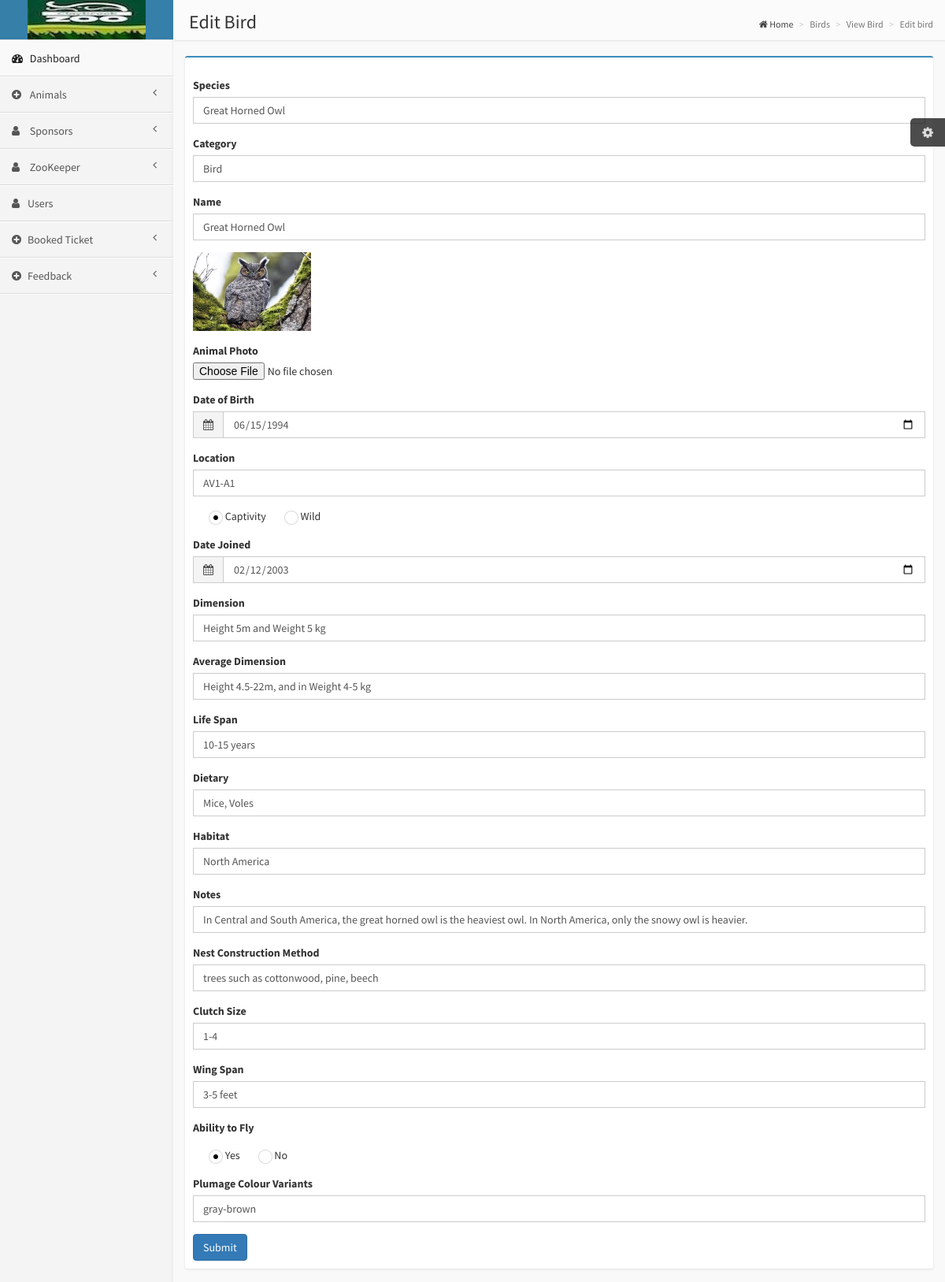
Page /admin/edit_bird.php?id=7 on the committed database.
### tables this page shows
CREATE TABLE `bird` (
  `id` int(11) NOT NULL,
  `species` varchar(255) NOT NULL,
  `category` varchar(255) NOT NULL,
  `name` varchar(255) NOT NULL,
  `photo` varchar(255) NOT NULL,
  `date_of_birth` date NOT NULL,
  `location` varchar(255) NOT NULL,
  `captivity_wild` varchar(255) NOT NULL,
  `date_joined` date NOT NULL,
  `dimension` varchar(255) NOT NULL,
  `average_dimension` varchar(255) NOT NULL,
  `life` varchar(255) NOT NULL,
  `dietary` varchar(255) NOT NULL,
  `habitat` varchar(255) NOT NULL,
  `note` varchar(255) NOT NULL,
  `bird_net_construction` varchar(255) NOT NULL,
  `bird_clutch` varchar(255) NOT NULL,
  `bird_wing_span` varchar(255) NOT NULL,
  `bird_ability_fly` varchar(255) NOT NULL,
  `bird_plumage` varchar(255) NOT NULL
);

### admin/edit_bird.php (the view, shortened to what this page needs)
<?php
include 'admin_header.php';
include 'admin_sidebar.php';
if (isset($_GET['id'])) {
    $edit_bird = $connection->prepare("SELECT * FROM bird WHERE id = :id");
    $edit_bird->execute($_GET);
    $birds = $edit_bird->fetch();
}
?>
            <aside class="right-side">
                <section class="content-header">
                    <h1>
                        Edit Bird
                    </h1>
                    <ol class="breadcrumb">
                        <li><a href="#"><i class="fa fa-home"></i> Home</a></li>
                        <li class="active">Birds</li>
                        <li class="active">View Bird</li>
                        <li class="active">Edit bird</li>
                    </ol>
                </section>
                <section class="content">
                    <div class="row">
                        <div class="col-xs-12">
                            <div class="box box-primary">
                                <form role="form" method="POST" enctype="multipart/form-data">
                                    <div class="box-body">
                                        <div class="form-group">
                                            <label>Species</label>
                                            <input type="text" name="new_species" class="form-control" value="<?php echo $birds['species']?>" required>
                                        </div>
                                        <div class="form-group">
                                            <label>Category</label>
                                            <input type="text" name="new_category" class="form-control" value="<?php echo $birds['category']?>" required>
                                        </div>
                                        <div class="form-group">
                                            <label>Name</label>
                                            <input type="text" name="new_name" class="form-control" value="<?php echo $birds['name']?>" required>
                                        </div>
                                        <div class="form-group">
                                        <?php
                                        if (file_exists('../img/')) {
                                        echo '<img style="width: 150px; height:100px;" src="../img/'.$birds['photo'].'">';
                                        }
                                        ?>
                                        </div>
                                        <div class="form-group">
                                            <label for="exampleInputFile">Animal Photo</label>
                                            <input type="file" name="new_photo"required>
                                        </div>
                                        <div class="form-group">
                                        <label>Date of Birth</label>
                                        <div class="input-group">
                                            <div class="input-group-addon">
                                                <i class="fa fa-calendar"></i>
                                            </div>
                                            <input type="Date" name="new_date_of_birth" class="form-control" value="<?php echo $birds['date_of_birth']?>"required>
                                        </div>
                                     </div>
                                        <div class="form-group">
                                            <label>Location</label>
                                            <input type="text" name="new_location" class="form-control" value="<?php echo $birds['location']?>"required>
                                        </div>
                                        <div class="form-group">
                                            <div  class="radio">
                                                <label>
                                                    Captivity
                                                </label>
                                                <label>
                                                    Wild
                                                </label>
                                            </div>
                                        </div>
                                        <div class="form-group">
                                        <label>Date Joined</label>
                                        <div class="input-group">
                                            <div class="input-group-addon">
                                                <i class="fa fa-calendar"></i>
                                            </div>
                                            <input type="Date" name="new_date_joined" class="form-control" value="<?php echo $birds['date_joined']?>"required>
                                        </div>
                                     </div>
                                         <div class="form-group">
                                            <label>Dimension</label>
                                            <input type="text" name="new_dimension" class="form-control" value="<?php echo $birds['dimension']?>"required>
                                        </div>
                                         <div class="form-group">
                                            <label>Average Dimension</label>
                                            <input type="text" name="new_avergae_dimension" class="form-control" id="email" value="<?php echo $birds['average_dimension']?>"required>
                                        </div>
                                         <div class="form-group">
                                            <label>Life Span</label>
                                            <input type="text" name="new_life" class="form-control" value="<?php echo $birds['life']?>"required>
                                        </div>
                                         <div class="form-group">
                                            <label>Dietary</label>
                                            <input type="text" name="new_dietary" class="form-control" value="<?php echo $birds['dietary']?>"required>
                                        </div>
                                         <div class="form-group">
                                            <label>Habitat</label>
                                            <input type="text" name="new_habitat" class="form-control" value="<?php echo $birds['habitat']?>"required>
                                        </div>
                                         <div class="form-group">
                                            <label>Notes</label>
                                            <input type="text" name="new_note" class="form-control" value="<?php echo $birds['note']?>"required>
                                        </div>
                                        <div class="form-group">
                                            <label>Nest Construction Method</label>
                                            <input type="text" name="new_new_construction" class="form-control" value="<?php echo $birds['bird_net_construction']?>"required>
                                        </div>
                                          <div class="form-group">
                                            <label>Clutch Size</label>
                                            <input type="text" name="new_bird_clutch" class="form-control" value="<?php echo $birds['bird_clutch']?>"required>
                                        </div>
                                          <div class="form-group">
                                            <label>Wing Span</label>
                                            <input type="text" name="new_wing_span" class="form-control" value="<?php echo $birds['bird_wing_span']?>"required>
                                        </div>
                                        <div class="form-group">
                                            <label>Ability to Fly</label>
                                            <div  class="radio">
                                                <label>
                                                    Yes
                                                </label>
                                                <label>
                                                    No
                                                </label>
                                            </div>
                                        </div>
                                        <div class="form-group">
                                            <label>Plumage Colour Variants</label>
                                            <input type="text" name="new_bird_plumage" class="form-control" value="<?php echo $birds['bird_plumage']?>"required>
                                        </div>
                                    <div class="box-footer">
                                        <button type="submit" name="edit" value="edit" class="btn btn-primary">Submit</button>
                                    </div>
                                </div>
                                </form>
                            </div>
                        </div>
                    </div>
                </section>
            </aside>

### css/AdminLTE.css (style rules this page uses)
html, body { overflow-x: hidden!important; font-family: 'Source Sans Pro', sans-serif; -webkit-font-smoothing: antialiased; min-height: 100%; background: #f9f9f9; }
a { color: #3c8dbc; }
.right-side, .left-side { min-height: 100%; display: block; }
.right-side { background-color: #f9f9f9; margin-left: 220px; }
.content { padding: 20px 15px; background: #f9f9f9; }
.right-side > .content-header { position: relative; padding: 15px 15px 10px 20px; }
.right-side > .content-header > h1 { margin: 0; font-size: 24px; }
.right-side > .content-header > .breadcrumb { float: right; background: transparent; margin-top: 0px; margin-bottom: 0; font-size: 12px; padding: 7px 5px; position: absolute; top: 15px; right: 10px; -webkit-border-radius: 2px; -moz-border-radius: 2px; border-radius: 2px; }
.right-side > .content-header > .breadcrumb > li > a { color: #444; text-decoration: none; }
.right-side > .content-header > .breadcrumb > li + li:before { content: '>\00a0'; }
.form-control { border-radius: 0px !important; box-shadow: none; }
.input-group .input-group-addon { border-radius: 0; background-color: #f4f4f4; }
.box { position: relative; background: #ffffff; border-top: 2px solid #c1c1c1; margin-bottom: 20px; border-radius: 3px; width: 100%; box-shadow: 0px 1px 3px rgba(0, 0, 0, 0.1); }
.box.box-primary { border-top-color: #3c8dbc; }
.box .box-body { padding: 10px; }
.skin-blue .right-side > .content-header { background: #fbfbfb; box-shadow: 1px 1px 2px rgba(0, 0, 0, 0.1); }

### rows in the picture
bird: new_species "Great Horned Owl", new_category "Bird", new_name "Great Horned Owl", photo (picture), new_date_of_birth "06/15/1994", new_location "AV1-A1", new_date_joined "02/12/2003", new_dimension "Height 5m and Weight 5 kg", new_avergae_dimension "Height 4.5-22m, and in Weight 4-5 kg", new_life "10-15 years", new_dietary "Mice, Voles", new_habitat "North America", new_note "In Central and South America, the great horned owl is the heaviest owl. In North America, only the snowy owl is heavier.", new_new_construction "trees such as cottonwood, pine, beech", new_bird_clutch "1-4", new_wing_span "3-5 feet", new_bird_plumage "gray-brown"
